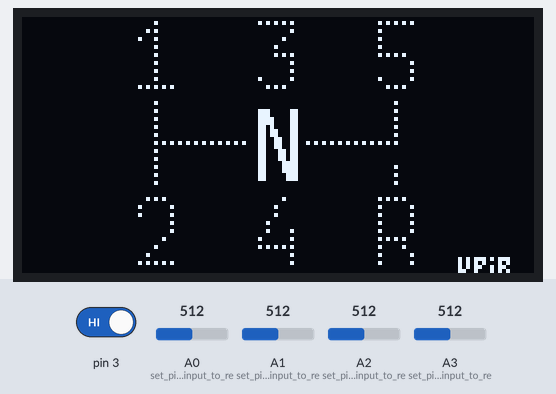
The sketch below on a simulated Arduino Uno, built with avr-gcc and run on an emulated ATmega328P. Shown: 128×64 one-colour display. Inputs (shaded band) come from the test bench; at power-on: A0 (set_pin_A0_as_input_to_re) = 512, A3 (set_pin_A3_as_input_to_re) = 512, pin 3 HIGH, A1 (set_pin_A1_as_input_to_re) = 512, A2 (set_pin_A2_as_input_to_re) = 512.

Above: at 1.2 s.
1.3 s: A0 (set_pin_A0_as_input_to_re) set to 657
2.8 s: A0 (set_pin_A0_as_input_to_re) set to 678
At 4.0 s:
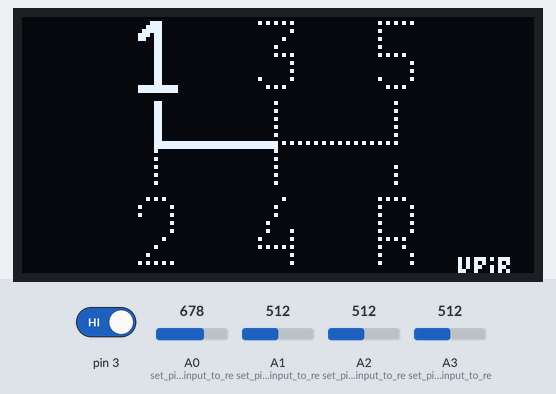
4.3 s: A3 (set_pin_A3_as_input_to_re) set to 652
5.8 s: A3 (set_pin_A3_as_input_to_re) set to 686
At 6.3 s:
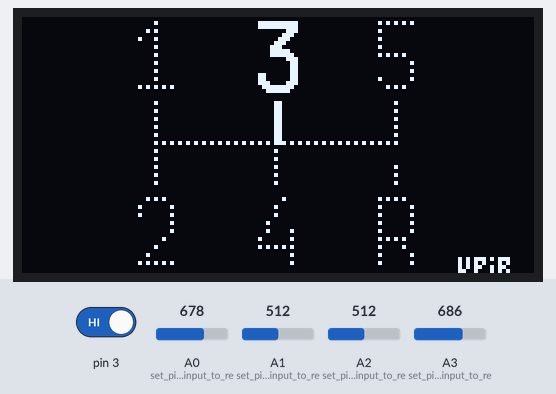
7.3 s: pin 3 driven LOW
At 7.6 s:
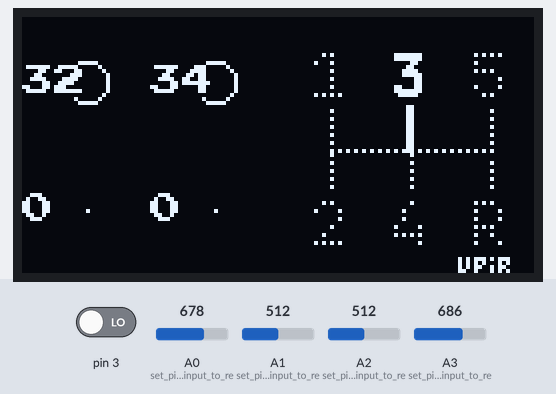
8.8 s: A1 (set_pin_A1_as_input_to_re) set to 716
At 9.6 s:
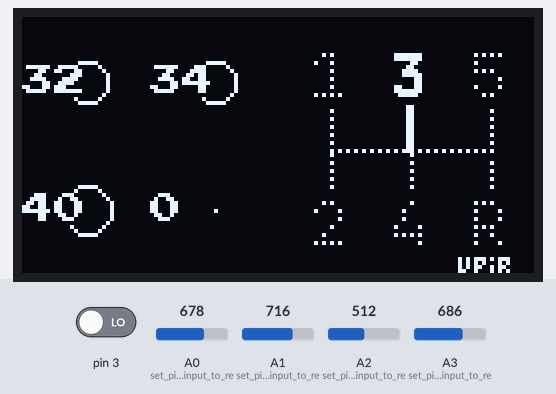
Timing chart, 0 to 11.3 s (numbered marks = the images above; inputs shaded):
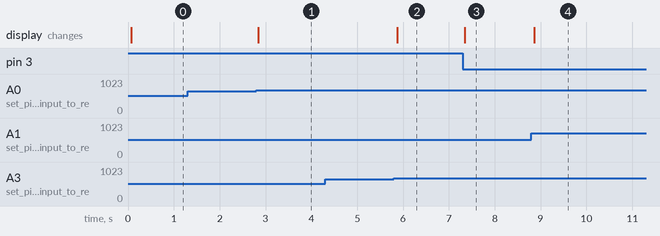

Measured:
- the behaviour switches between 668 and 669 on A0 (set_pin_A0_as_input_to_re) (found by bisection; images 0 and 1)
- the behaviour switches between 668 and 669 on A3 (set_pin_A3_as_input_to_re) (found by bisection; images 1 and 2)
- after the input at 1.3 s, every drawn part: stays the same
- after the input at 2.8 s, the display: changes after 0.05 s (image 1)
- after the input at 4.3 s, every drawn part: stays the same
- after the input at 5.8 s, the display: changes after 0.07 s (image 2)
- after the input at 7.3 s, the display: changes at once (image 3)
- after the input at 8.8 s, the display: changes after 0.07 s (image 4)

The sketch:

ARDUINO_gear_indicator.ino
```cpp
// Arduino UNO gear indicator for manual transmission for a car
// using SSD1306 IIC 128x64px OLED display and 4 Hall sensors
// since Hall sensors are not supported on WOKWI, they are simulated with potentiometers

// created by upir, 2023
// youtube channel: https://www.youtube.com/upir_upir

// YOUTUBE VIDEO: https://youtu.be/QixtxaAda18
// Source Files: https://github.com/upiir/arduino_gear_indicator
// WOKWI Sketch: https://wokwi.com/projects/392232701520726017

// Links from the video:
// AH3503 Hall Sensor : https://s.click.aliexpress.com/e/_DEYCKSl
// Round magnets: https://s.click.aliexpress.com/e/_DEzBT9B
// Shifter handle: https://s.click.aliexpress.com/e/_DddI3NR
// 128x64 SSD1306 OLED Display 1.54": https://s.click.aliexpress.com/e/_DCYdWXb
// 128x64 SSD1306 OLED Display 0.96": https://s.click.aliexpress.com/e/_DCKdvnh
// 128x64 SSD1306 OLED Display 2.42": https://s.click.aliexpress.com/e/_DFdMoTh
// Arduino UNO: https://s.click.aliexpress.com/e/_AXDw1h
// Arduino breadboard prototyping shield: https://s.click.aliexpress.com/e/_ApbCwx
// Breadboard wires: https://s.click.aliexpress.com/e/_DmMQcLB
// Arduino breadboard holder: https://github.com/LaskaKit/LaskaKit-Printed-Parts/tree/main/Arduino%20Uno%20Breadboard%20400%20Holder
// Image2cpp (convert array to image): https://javl.github.io/image2cpp/
// Photopea (online graphics editor like Photoshop): https://www.photopea.com/
// KiCad (for designing PCBs): https://www.kicad.org/

// Related videos with Arduino UNO and 128x64 OLED screen:
// Arduino OLED menu: https://youtu.be/HVHVkKt-ldc
// U8g vs U8g2: https://youtu.be/K5e0lFRvZ2E
// Arduino Parking Sensor - https://youtu.be/sEWw087KOj0
// Turbo pressure gauge with Arduino and OLED display - https://youtu.be/JXmw1xOlBdk
// Arduino Car Cluster with OLED Display - https://youtu.be/El5SJelwV_0
// Knob over OLED Display - https://youtu.be/SmbcNx7tbX8
// Arduino + OLED = 3D ? - https://youtu.be/kBAcaA7NAlA
// Arduino OLED Gauge - https://youtu.be/xI6dXTA02UQ
// Smaller & Faster Arduino - https://youtu.be/4GfPQoIRqW8
// Save Image from OLED Display to PC - https://youtu.be/Ft2pRMVm44E


#include <U8g2lib.h> // u8g2 library is used to draw on the OLED screen
#include <Wire.h> // library required for IIC communication
#include "gear_bitmaps.h" // small bitmaps for gears
#include "gear_bitmaps_fullscreen.h" // fullscreen bitmaps for gears

//U8G2_SSD1306_128X64_NONAME_F_HW_I2C u8g2(U8G2_R3, /* reset=*/ U8X8_PIN_NONE); // initialization for the used OLED display, rotated by 90°
U8G2_SSD1306_128X64_NONAME_F_HW_I2C u8g2(U8G2_R0, /* reset=*/ U8X8_PIN_NONE); // initialization for the used OLED display

const unsigned char upir_logo [] PROGMEM = { 0xEA, 0x3A, 0xAA, 0x28, 0x6A, 0x1A, 0x26, 0x2A, }; // upir logo

int current_gear = 0;  // -1 = R, 0 = N, 1 = 1, 2 = 2, ...
int mode = 0; // mode 0 = debug, 1 = fullscreen images

void setup() {   // put your setup code here, to run once

  pinMode(A0, INPUT); // set pin A0 as input to read analog voltage from the Hall Sensor
  pinMode(A1, INPUT); // set pin A1 as input to read analog voltage from the Hall Sensor
  pinMode(A2, INPUT); // set pin A2 as input to read analog voltage from the Hall Sensor
  pinMode(A3, INPUT); // set pin A3 as input to read analog voltage from the Hall Sensor

  u8g2.begin(); // start the u8g2 library
}

void loop() { // put your main code here, to run repeatedly

  int hall_0_value = analogRead(A0); // read the analog value on pin A0, value will be between 0 - 1023
  int hall_1_value = analogRead(A1); // read the analog value on pin A1, value will be between 0 - 1023
  int hall_2_value = analogRead(A2); // read the analog value on pin A2, value will be between 0 - 1023
  int hall_3_value = analogRead(A3); // read the analog value on pin A3, value will be between 0 - 1023

  int percentage_value_0 = round(abs(hall_0_value - 512) / 5.12); // convert hall value to range 0-100%
  int percentage_value_1 = round(abs(hall_1_value - 512) / 5.12); // convert hall value to range 0-100%
  int percentage_value_2 = round(abs(hall_2_value - 512) / 5.12); // convert hall value to range 0-100%
  int percentage_value_3 = round(abs(hall_3_value - 512) / 5.12); // convert hall value to range 0-100%

  // calculate the current gear
  // hall sensors are arranged like this
  //
  //   A0               A3
  //      1     3     5
  //      │     │     │
  //      ├─────┼─────┘
  //      │     │     │
  //      2     4     R
  //   A1               A2

  if (percentage_value_0 > 30 && percentage_value_3 > 30) {
    current_gear = 3; // 3rd gear
  }
  else if (percentage_value_1 > 30 && percentage_value_2 > 30) {
    current_gear = 4; // 4th gear
  }
  else if (percentage_value_0 > 30) {
    current_gear = 1; // 1st gear
  }
  else if (percentage_value_3 > 30) {
    current_gear = 5; // 5th gear
  }
  else if (percentage_value_1 > 30) {
    current_gear = 2; // 2nd gear
  }
  else if (percentage_value_2 > 30) {
    current_gear = -1; // reverse
  }
  else {
    current_gear = 0; // neutral
  }


  mode = digitalRead(3); // set the screen layout based on the value on pin3: 0 = debug, 1 = fullscreen images

  u8g2.clearBuffer();	// clear the internal memory

  if (mode == 0) { // debug mode with circles and smaller images

    // draw four circles
    u8g2.drawCircle(16, 16, round(percentage_value_0 * 0.16), U8G2_DRAW_ALL);  // max radius should be 16px (100% * 0.16 = 16px)
    u8g2.drawCircle(16, 16 + 32, round(percentage_value_1 * 0.16), U8G2_DRAW_ALL);
    u8g2.drawCircle(16 + 32, 16 + 32, round(percentage_value_2 * 0.16), U8G2_DRAW_ALL);
    u8g2.drawCircle(16 + 32, 16, round(percentage_value_3 * 0.16), U8G2_DRAW_ALL);

    // draw four labels with percentage values
    u8g2.setFont(u8g2_font_pressstart2p_8u); // set font
    u8g2.setCursor(0, 20);
    u8g2.print(percentage_value_0);

    u8g2.setCursor(0, 20 + 32);
    u8g2.print(percentage_value_1);

    u8g2.setCursor(0 + 32, 20 + 32);
    u8g2.print(percentage_value_2);

    u8g2.setCursor(0 + 32, 20);
    u8g2.print(percentage_value_3);

    u8g2.setDrawColor(1); // set the drawing color to white
    u8g2.setBitmapMode(1); // draw transparent images

    u8g2.drawXBMP(64, 0, 64, 64, gear_bitmaps[current_gear + 1]); // draw the current gear bitmap on the right side of the screen
    u8g2.drawXBMP(128-16-4, 64-4, 16, 4, upir_logo);   // draw upir logo

  } else { // fullscreen images
    u8g2.drawXBMP(28, 0, 72, 64, bitmaps_gears_fullscreen[current_gear + 1]);
    u8g2.drawXBMP(128-16-4, 64-4, 16, 4, upir_logo);   // draw upir logo
  }

  u8g2.sendBuffer(); // transfer internal memory to the display
}
```

Source omitted: gear_bitmaps.h (data table, 22799 bytes), s_fullscreen.h (data table, 25620 bytes)
